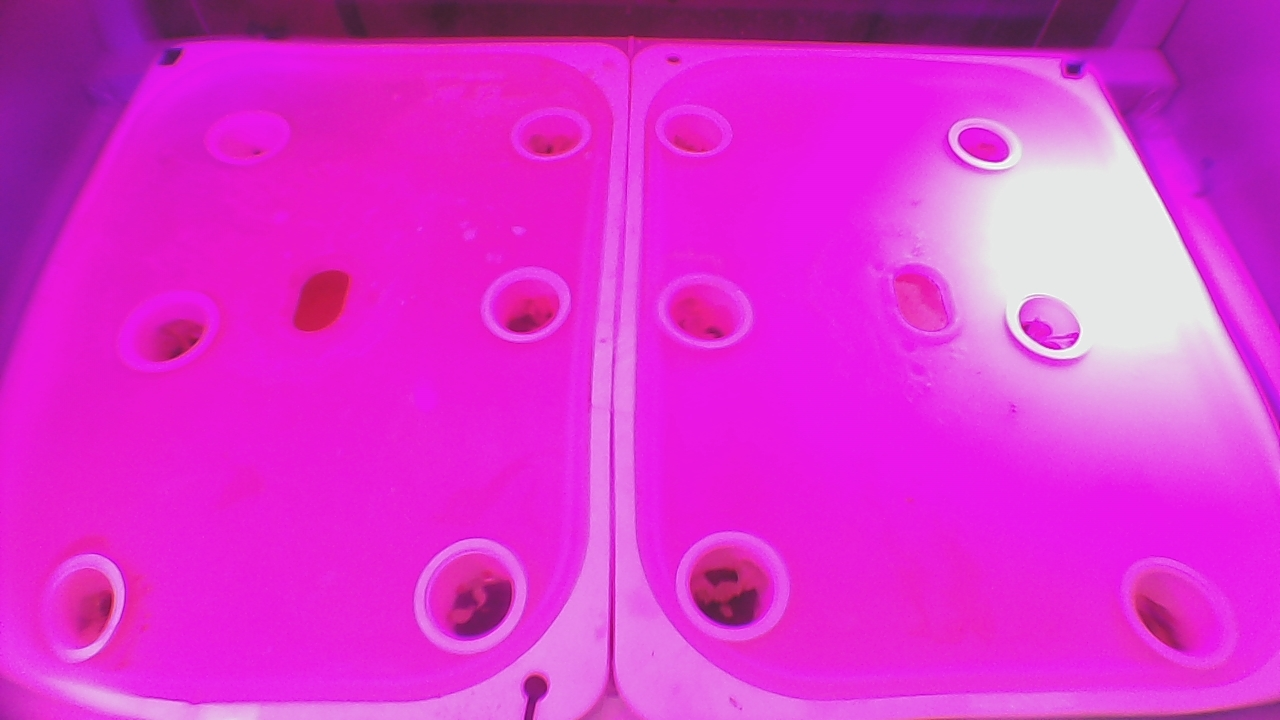
#> input picture Floor1.jpg, 1280 x 720 px, found by its file name
$ python growRate.py --image Floor1.jpg
#> lines starting #> are read from the running program, lines starting #| are printed output that depends on the picture; after the words box and inside, x2 and y2 are one past the last pixel; in counts of white or black regions, pixels touching at a corner belong together
# USAGE
# python detect_color.py --image pokemon_games.png

# import the necessary packages
import numpy as np
import argparse
import cv2
import imutils
import requests
import time
# construct the argument parse and parse the arguments
ap = argparse.ArgumentParser()
ap.add_argument("-i", "--image", help = "path to the image")
args = vars(ap.parse_args())

requests.get("https://smartfarm-cabinet.herokuapp.com/takeCam")
#> (this line was passed over: the network is not available in this run)
time.sleep(10)
url = ['https://www.dropbox.com/s/flwpm8qezb68lyo/Floor1.jpg?raw=1',
	'https://www.dropbox.com/s/jd15vcofp5e8kza/Floor2.jpg?raw=1',
	'https://www.dropbox.com/s/r5232m9ta2bfvg9/Floor3.jpg?raw=1']
holes = [[],[],[]]
for i in range(0, 3):
	for j in range(0, 12):
		holes[i].append(None)
for countFloor in range(0, 3):
	filename = 'Floor'+ str(countFloor+1)+ '.jpg'
	r = requests.get(url[countFloor], allow_redirects=True)
	open(filename, 'wb').write(r.content)

	# load the image
	# image = cv2.imread(args["image"])
	image = cv2.imread('Floor'+ str(countFloor+1)+ '.jpg')
#> image is the input picture: shape (720, 1280, 3); mean B, G, R 206.8, 50.2, 218.7
	print("load img" + str(countFloor))
	height, width, channels = image.shape
#> height = 720; width = 1280; channels = 3
	gridY = int(height/3)
#> gridY = 240
	gridX = int(width/4)
#> gridX = 320
	# define the list of boundaries
	boundaries = [
		([30,60,60], [90,255,255]),
		([1,0,0], [255,160,160])
	]

	hsv = cv2.cvtColor(image,cv2.COLOR_BGR2HSV)
#> hsv: shape (720, 1280, 3); mean H, S, V 149.6, 196.6, 220
	hsv = cv2.GaussianBlur(hsv, (5, 5), 0)
#> hsv: shape (720, 1280, 3); mean H, S, V 149.6, 196.6, 220
	# loop over the boundaries
	for (lower, upper) in boundaries:
		# create NumPy arrays from the boundaries
		# lower = np.array(lower, dtype = "uint8")
		# upper = np.array(upper, dtype = "uint8")
		lower = np.array(lower)
		upper = np.array(upper)
		# find the colors within the specified boundaries and apply
		# the mask
		mask = cv2.inRange(hsv, lower, upper)
		output = cv2.bitwise_and(image, image, mask = mask)

		cnts = cv2.findContours(mask.copy(), cv2.RETR_EXTERNAL, cv2.CHAIN_APPROX_SIMPLE)
		cnts = imutils.grab_contours(cnts)
		cnts = sorted(cnts, key = cv2.contourArea, reverse = True)
		cnts = cnts[:12]

		for idx, c in enumerate(cnts) :
			rec = cv2.boundingRect(c)
			area = cv2.contourArea(c)
			if (area>50 and area < 5000):
				peri = cv2.arcLength(c, True)
				approx = cv2.approxPolyDP(c, 0.01 * peri, True)
				#if len(approx) >= 4:
				screenCnt = approx
				centerX = int((screenCnt[0][0][0] + screenCnt[int(len(screenCnt)/2)][0][0])/2)
				centerY = int((screenCnt[int(len(screenCnt)/4)][0][1] + screenCnt[int(len(screenCnt)/4*3)][0][1])/2)
				centerCo = (centerX , centerY)
				col = int(centerX/gridX)
				row = int(centerY/gridY)
				hole = col*3+row
				if (holes[countFloor][hole] is None):
					holes[countFloor][hole] = area
					cv2.drawContours(image, [screenCnt], -1, (255, 255, 0), 2)
					cv2.putText(image, "{}".format(str(hole)) + ": {}".format(str(area)), centerCo,
	        		cv2.FONT_HERSHEY_SIMPLEX, 0.5, (250, 0, 1), 2)
		# time.sleep(5)
		# show the images
		cv2.imshow("image", output)
		cv2.imshow("images", np.hstack([image, output]))
		cv2.waitKey(0)
		cv2.destroyAllWindows()
#> this loop made 2 passes
#> cnts on pass 1: 0 contours
#> pass 1, `cv2.imshow("images", np.hstack([image, output]))`:
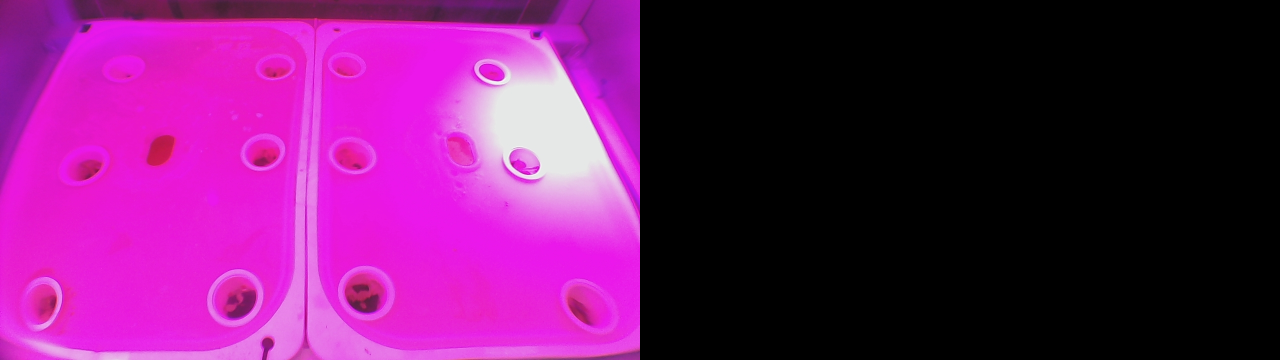
#> window 'images': shape (720, 2560, 3) (shown at 1/2 size); mean B, G, R 103.4, 25.1, 109.4
#> pass 2, `mask = cv2.inRange(hsv, lower, upper)`:
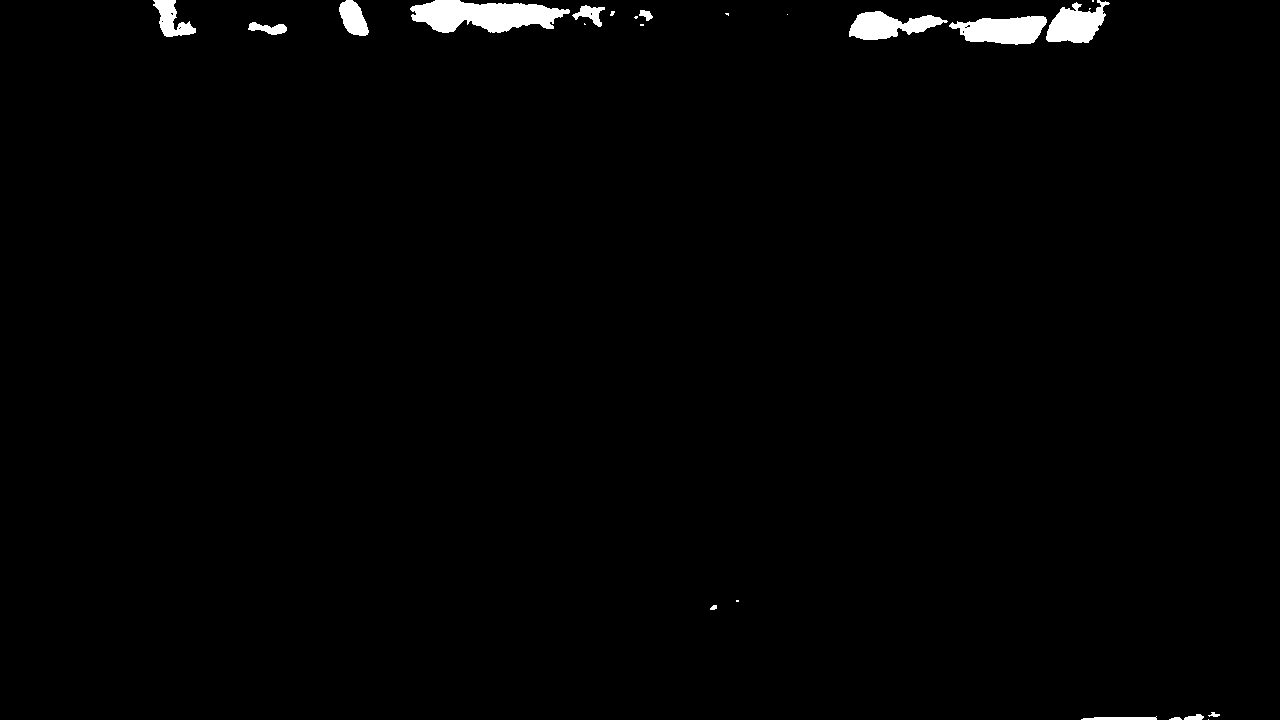
#> mask: shape (720, 1280); 1.2% white; 24 white regions (10 under 20 px), largest, box (x1, y1, x2, y2) and area: (410, 0, 570, 33) 3509, (949, 16, 1047, 45) 1986, (1046, 0, 1110, 43) 1644
#> after the loop:
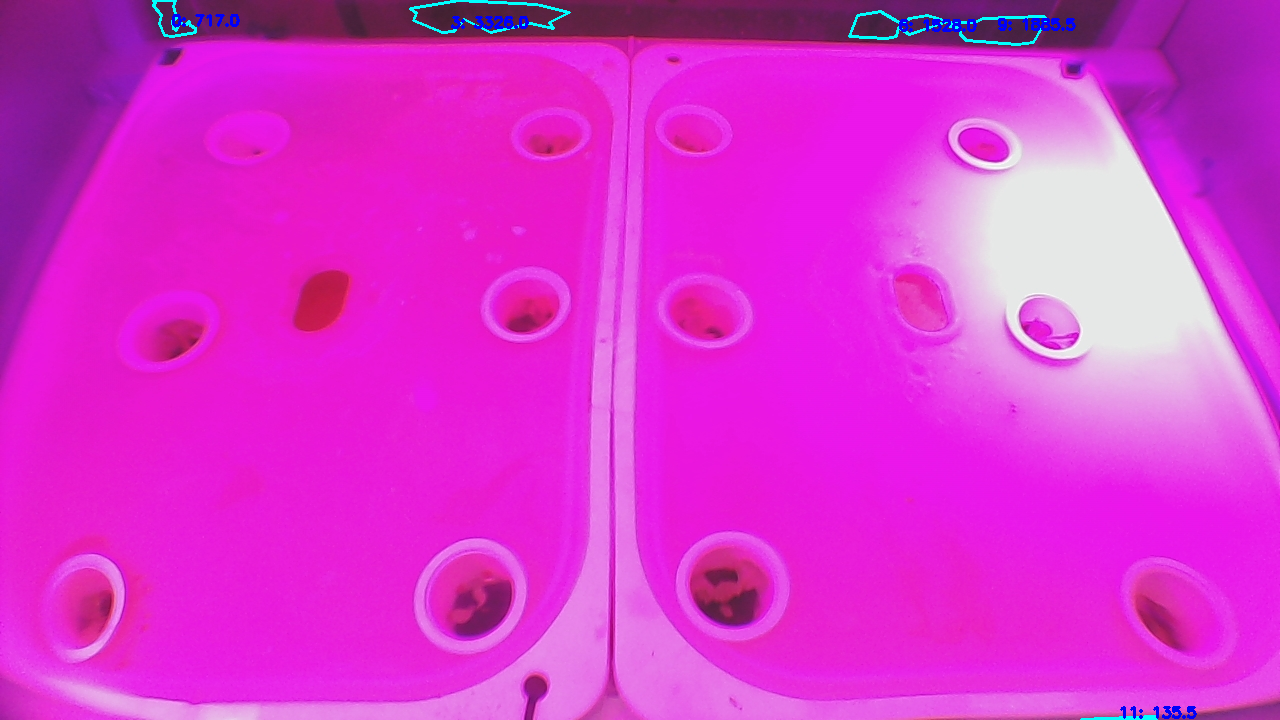
#> image: shape (720, 1280, 3); 0.54% of pixels changed, all inside (x1, y1, x2, y2) = (152, 0, 1197, 720)
#> after the loop, holes = 3 items
#> (the run stopped early here; a loop or call above may not have finished)
